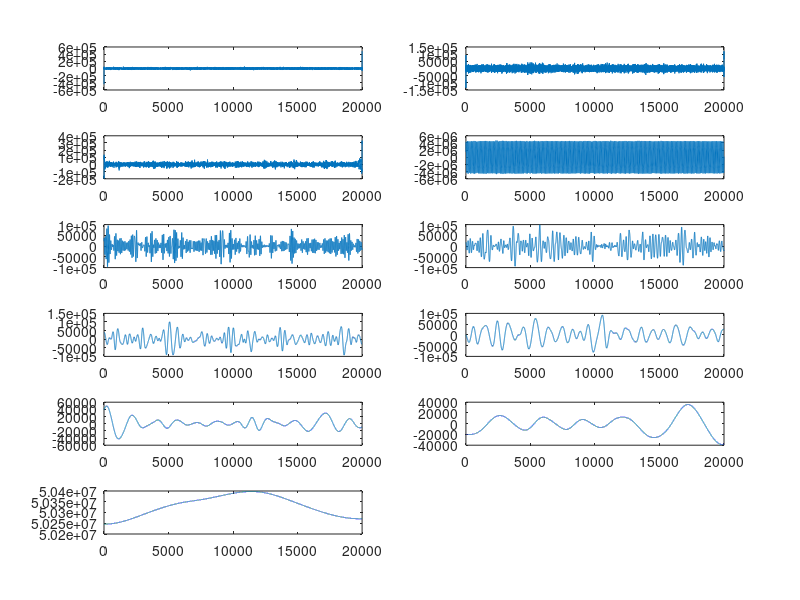

MATLAB code to generate this figure: (Note: this script raises an error after producing the figure.)
[d,c]=butter(3,50/250,'low');
[b,a]=butter(3,0.5/250,'high');

lower = 2001;       %16000 long
upper = 18000; 

lower_sham = 7001;  %16000
upper_sham = 23000;

load('Test_Sham_ERP_SUBJ1.mat')  

ERP_Sham_SMA=filtfilt(b,a,filtfilt(d,c,EEG.Data(1, 15015:45014)));

load('CEEMDAN_SUBJ1_50_500_002_results.mat')

modes = CEEMDAN_SUBJ1_50_500_002_results;

figure(1);
for i = 1:1:11
    subplot(6,2,i)
    plot(modes(i,:))
end 

initial_mode4 = modes(4,:);
coefficient_loop_best = 0;
SNR_LOOP_BEST = 0;

for H = 0:0.1:0.9
    k_low = 4+H;
    k_high = 6-H;
    
    [n,o] = butter(3,[(k_low/250) (k_high/250)],'stop');
    modes(4,:) = filtfilt(n,o,initial_mode4);
    
    reconstructed_loop = zeros(1,20000);

    for i= 1:1:11
        reconstructed_loop(1,:) = reconstructed_loop(1,:) + modes(i,:);
    end
    
    FREE_after_filter_loop = filtfilt(b,a,filtfilt(d,c,reconstructed_loop));
    
    R1_loop = corrcoef(ERP_Sham_SMA(1, lower_sham: upper_sham), FREE_after_filter_loop(1,lower:upper));
    Coefficient_loop = R1_loop(1,2);
    
    noise = (ERP_Sham_SMA(1,lower_sham:upper_sham) - FREE_after_filter_loop(1,lower:upper));
    SNR = (rms(FREE_after_filter_loop(1,lower:upper) / rms(noise) ))^2;
    
    
    if SNR > SNR_LOOP_BEST
        SNR_LOOP_BEST = SNR;
        SNR_DB_best = db(SNR, 'power');
        SNR_low_best_loop = k_low;
        SNR_high_best_loop = k_high;
    end    
    
    if Coefficient_loop > coefficient_loop_best
        coefficient_loop_best = Coefficient_loop;
        coefficient_low_best_loop = k_low;
        coefficient_high_best_loop = k_high;
    end    
    
end